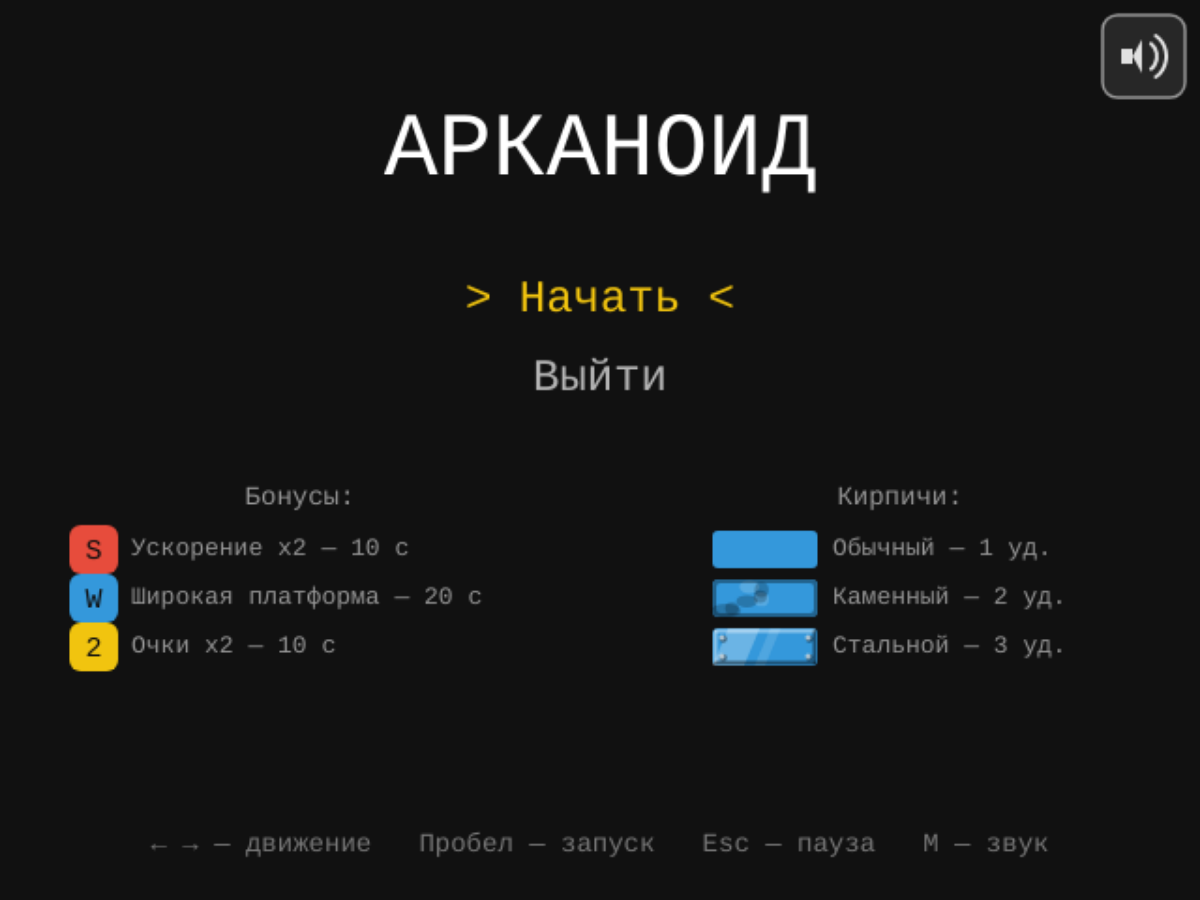
Frame 1 (no input)
Frame 60 (no input): identical to frame 1, image omitted
Frame 120 (the mouse pressed at the canvas centre since frame 60): identical to frame 1, image omitted

The p5.js sketch that drew this single still picture (run headless with seeded random() and noise() and a simulated clock; from frame 60 on, the mouse is pressed at the canvas centre):

// p5.js sketch
// ── sketch.js
// Арканоид на p5.js
// Клавиатура: стрелки влево/вправо — движение платформы, пробел — запуск мяча,
// стрелки вверх/вниз + Enter — навигация по меню, Esc — пауза, M — звук.
// Сенсорный экран: ведение пальцем — движение платформы, отпускание пальца —
// запуск мяча, тап по пунктам меню и экранным кнопкам (пауза и звук в углах).

const W = 640;
const H = 480;

// Состояния игры
const STATE = {
  MENU: 'menu',
  PLAY: 'play',
  PAUSE: 'pause',
  GAMEOVER: 'gameover',
  WIN: 'win',
  VICTORY: 'victory',
  EXIT: 'exit',
};

let state = STATE.MENU;
let menuIndex = 0;
let menuSamples = {}; // образцы кирпичей для легенды в меню (создаются один раз)
const menuItems = ['Начать', 'Выйти'];

let score = 0;
let lives = 3;
let level = 1;

let paddle, ball, bricks;

const BRICK_COLS = 10;
const BRICK_W = 56;
const BRICK_H = 20;
const BRICK_GAP = 6;
const BRICK_TOP = 70;
const ROW_COLORS = ['#e74c3c', '#e67e22', '#f1c40f', '#2ecc71', '#3498db', '#9b59b6'];
const ROW_POINTS = [60, 50, 40, 30, 20, 10];

// Типы кирпичей: сколько попаданий нужно, чтобы разбить
const BRICK_TYPES = {
  NORMAL: { label: 'Обычный', hp: 1 },
  STONE:  { label: 'Каменный', hp: 2 },
  STEEL:  { label: 'Стальной', hp: 3 },
};

// ---------- Уровни ----------
// layout: строки по BRICK_COLS символов, 'X' — кирпич, '.' — пусто
// weights: вероятности типов кирпичей на этом уровне
const LEVELS = [
  { // 1 — 20 кирпичей, только обычные
    layout: [
      '..XXXXXX..',
      '.XXXXXXXX.',
      '..XXXXXX..',
    ],
    weights: { NORMAL: 1 },
  },
  { // 2 — 30 кирпичей, появляются каменные
    layout: [
      '.XXXXXXXX.',
      'XXXXXXXXXX',
      '.XXXXXXXX.',
      '..XX..XX..',
    ],
    weights: { NORMAL: 0.8, STONE: 0.2 },
  },
  { // 3 — 40 кирпичей, появляются стальные
    layout: [
      'XXXXXXXXXX',
      'XXXXXXXXXX',
      'XX.XXXX.XX',
      'XX.XXXX.XX',
      '..XX..XX..',
    ],
    weights: { NORMAL: 0.6, STONE: 0.3, STEEL: 0.1 },
  },
  { // 4 — 50 кирпичей
    layout: [
      'XX.XXXX.XX',
      'XXXXXXXXXX',
      'XXXXXXXXXX',
      'XXXXXXXXXX',
      'XX.XXXX.XX',
      '.X.X..X.X.',
    ],
    weights: { NORMAL: 0.5, STONE: 0.3, STEEL: 0.2 },
  },
  { // 5 — 60 кирпичей, полная стена
    layout: [
      'XXXXXXXXXX',
      'XXXXXXXXXX',
      'XXXXXXXXXX',
      'XXXXXXXXXX',
      'XXXXXXXXXX',
      'XXXXXXXXXX',
    ],
    weights: { NORMAL: 0.4, STONE: 0.35, STEEL: 0.25 },
  },
];

// ---------- Бонусы ----------

const PADDLE_W = 100;
const PADDLE_W_WIDE = 160;
const POWERUP_CHANCE = 0.25; // шанс выпадения из кирпича
const POWERUP_FALL_SPEED = 2.5;
const POWERUP_SIZE = 26;

const POWERUPS = {
  SPEED:  { label: 'Ускорение x2', letter: 'S', color: '#e74c3c', duration: 10000, musicLayer: 'arp' },
  WIDE:   { label: 'Широкая платформа', letter: 'W', color: '#3498db', duration: 20000, musicLayer: 'pad' },
  DOUBLE: { label: 'Очки x2', letter: '2', color: '#f1c40f', duration: 10000, musicLayer: 'bells' },
};

let fallingPowerups = []; // капсулы, которые ещё падают
let activeEffects = {};   // тип -> оставшееся время (мс)

let canvasEl = null;

function setup() {
  canvasEl = createCanvas(W, H).elt;
  pixelDensity(min(window.devicePixelRatio || 1, 2));
  textFont('monospace');
  TouchInput.attach(canvasEl);
  fitCanvas();
  window.addEventListener('orientationchange', () => setTimeout(fitCanvas, 300));
  if (window.visualViewport) window.visualViewport.addEventListener('resize', fitCanvas);
  resetGame();
}

// Игра всегда рисуется в координатах W x H, а на экране холст растягивается
// под окно с сохранением пропорций — так поле целиком помещается на телефоне.
function fitCanvas() {
  if (!canvasEl) return;
  const vw = (window.visualViewport && window.visualViewport.width) || window.innerWidth;
  const vh = (window.visualViewport && window.visualViewport.height) || window.innerHeight;
  const scale = min(vw / W, vh / H);
  canvasEl.style.width = `${W * scale}px`;
  canvasEl.style.height = `${H * scale}px`;
}

function windowResized() {
  fitCanvas();
}

// Платформа центрируется по пальцу (или курсору)
function movePaddleTo(x) {
  if (!paddle) return;
  paddle.x = constrain(x - paddle.w / 2, 0, W - paddle.w);
}

function resetGame() {
  score = 0;
  lives = 3;
  level = 1;
  startLevel();
}

function startLevel() {
  paddle = {
    w: PADDLE_W,
    h: 14,
    x: W / 2 - PADDLE_W / 2,
    y: H - 40,
    speed: 7,
  };
  clearEffects();
  resetBall();
  buildBricks();
}

function resetBall() {
  ball = {
    r: 7,
    x: paddle.x + paddle.w / 2,
    y: paddle.y - 8,
    vx: 0,
    vy: 0,
    speed: 4 + level * 0.5, // базовая скорость без бонусов
    launched: false,
  };
}

function buildBricks() {
  bricks = [];
  const totalW = BRICK_COLS * BRICK_W + (BRICK_COLS - 1) * BRICK_GAP;
  const startX = (W - totalW) / 2;
  const lvl = LEVELS[level - 1];
  for (let r = 0; r < lvl.layout.length; r++) {
    for (let c = 0; c < BRICK_COLS; c++) {
      if (lvl.layout[r][c] !== 'X') continue;
      bricks.push(makeBrick(
        startX + c * (BRICK_W + BRICK_GAP),
        BRICK_TOP + r * (BRICK_H + BRICK_GAP),
        ROW_COLORS[r % ROW_COLORS.length],
        ROW_POINTS[r % ROW_POINTS.length],
        randomBrickType(lvl.weights)
      ));
    }
  }
}

function randomBrickType(weights) {
  let roll = random();
  for (const [type, w] of Object.entries(weights)) {
    roll -= w;
    if (roll <= 0) return type;
  }
  return 'NORMAL';
}

function makeBrick(x, y, color, points, type) {
  const hp = BRICK_TYPES[type].hp;
  const b = {
    x, y, w: BRICK_W, h: BRICK_H,
    color, points, type,
    hp, maxHp: hp,
    alive: true,
    cracks: [],   // массив трещин, каждая — ломаная из точек {x, y} (относительно кирпича)
    texture: [],  // пятна для каменной текстуры
  };
  if (type === 'STONE') {
    // Случайные тёмные/светлые пятна, генерируются один раз
    for (let i = 0; i < 7; i++) {
      b.texture.push({
        x: random(4, b.w - 4),
        y: random(3, b.h - 3),
        rx: random(3, 8),
        ry: random(2, 4),
        dark: random() < 0.7,
      });
    }
  }
  return b;
}

// Добавляет новую трещину: ломаная от края кирпича внутрь
function addCrack(b) {
  const pts = [];
  // Стартуем с случайной стороны
  const side = floor(random(4));
  let x, y;
  if (side === 0) { x = random(b.w); y = 0; }
  else if (side === 1) { x = b.w; y = random(b.h); }
  else if (side === 2) { x = random(b.w); y = b.h; }
  else { x = 0; y = random(b.h); }
  pts.push({ x, y });

  // Направление к центру с шумом
  const cx = b.w / 2 + random(-b.w / 4, b.w / 4);
  const cy = b.h / 2 + random(-b.h / 4, b.h / 4);
  const segments = floor(random(3, 6));
  for (let i = 1; i <= segments; i++) {
    const t = i / segments;
    const nx = lerp(x, cx, t) + random(-5, 5);
    const ny = lerp(y, cy, t) + random(-3, 3);
    pts.push({ x: constrain(nx, 0, b.w), y: constrain(ny, 0, b.h) });
  }
  // Небольшое ответвление
  if (random() < 0.6 && pts.length >= 3) {
    const from = pts[floor(random(1, pts.length - 1))];
    pts.branch = [
      { x: from.x, y: from.y },
      { x: constrain(from.x + random(-10, 10), 0, b.w), y: constrain(from.y + random(-6, 6), 0, b.h) },
    ];
  }
  b.cracks.push(pts);
}

// Попадание по кирпичу; возвращает true, если кирпич разбит
function hitBrick(b) {
  b.hp--;
  if (b.hp <= 0) {
    b.alive = false;
    return true;
  }
  addCrack(b);
  return false;
}

// ---------- Логика бонусов ----------

function isActive(type) {
  return activeEffects[type] > 0;
}

// Текущая скорость мяча с учётом бонуса
function ballSpeed() {
  return ball.speed * (isActive('SPEED') ? 2 : 1);
}

function clearEffects() {
  fallingPowerups = [];
  for (const type of Object.keys(activeEffects)) deactivate(type);
  activeEffects = {};
}

function spawnPowerup(brick) {
  const types = Object.keys(POWERUPS);
  fallingPowerups.push({
    type: random(types),
    x: brick.x + brick.w / 2,
    y: brick.y + brick.h / 2,
  });
}

function activate(type) {
  const wasActive = isActive(type);
  activeEffects[type] = POWERUPS[type].duration;
  if (wasActive) return; // просто обновили таймер
  Music.setLayer(POWERUPS[type].musicLayer, true);

  switch (type) {
    case 'SPEED':
      ball.vx *= 2;
      ball.vy *= 2;
      break;
    case 'WIDE': {
      const cx = paddle.x + paddle.w / 2;
      paddle.w = PADDLE_W_WIDE;
      paddle.x = constrain(cx - paddle.w / 2, 0, W - paddle.w);
      break;
    }
  }
}

function deactivate(type) {
  Music.setLayer(POWERUPS[type].musicLayer, false);
  switch (type) {
    case 'SPEED':
      ball.vx /= 2;
      ball.vy /= 2;
      break;
    case 'WIDE': {
      const cx = paddle.x + paddle.w / 2;
      paddle.w = PADDLE_W;
      paddle.x = constrain(cx - paddle.w / 2, 0, W - paddle.w);
      break;
    }
  }
}

function updatePowerups() {
  // Таймеры активных эффектов (тикают только во время игры)
  for (const type of Object.keys(activeEffects)) {
    activeEffects[type] -= deltaTime;
    if (activeEffects[type] <= 0) {
      delete activeEffects[type];
      deactivate(type);
      Sfx.play('powerupEnd');
    }
  }

  // Падающие капсулы
  for (let i = fallingPowerups.length - 1; i >= 0; i--) {
    const p = fallingPowerups[i];
    p.y += POWERUP_FALL_SPEED;

    const caught =
      p.y + POWERUP_SIZE / 2 >= paddle.y &&
      p.y - POWERUP_SIZE / 2 <= paddle.y + paddle.h &&
      p.x + POWERUP_SIZE / 2 >= paddle.x &&
      p.x - POWERUP_SIZE / 2 <= paddle.x + paddle.w;

    if (caught) {
      activate(p.type);
      Sfx.play('powerup');
      fallingPowerups.splice(i, 1);
    } else if (p.y - POWERUP_SIZE / 2 > H) {
      fallingPowerups.splice(i, 1);
    }
  }
}

// ---------- Основной цикл ----------

let lastMusicState = null;

// Реакция музыки на смену состояния игры
function updateMusic() {
  Music.tick();
  if (state === lastMusicState) return;
  lastMusicState = state;
  switch (state) {
    case STATE.MENU:
      Music.resetLayers();
      Music.setDuck(false);
      Music.start();
      break;
    case STATE.PLAY:
      Music.setDuck(false);
      Music.start();
      break;
    case STATE.PAUSE:
    case STATE.WIN:
      Music.setDuck(true);
      break;
    case STATE.GAMEOVER:
    case STATE.VICTORY:
    case STATE.EXIT:
      Music.stop();
      break;
  }
}

function draw() {
  background(17);
  updateMusic();
  switch (state) {
    case STATE.MENU: drawMenu(); break;
    case STATE.PLAY: updateGame(); drawGame(); break;
    case STATE.PAUSE: drawGame(); drawOverlay('ПАУЗА', hint('', 'Esc — продолжить, Enter — в меню')); break;
    case STATE.GAMEOVER: drawGame(); drawOverlay('ИГРА ОКОНЧЕНА', hint(`Очки: ${score}`, 'Enter — в меню')); break;
    case STATE.WIN: drawGame(); drawOverlay('УРОВЕНЬ ПРОЙДЕН!', hint(`Очки: ${score}`, `Enter — уровень ${level + 1}`)); break;
    case STATE.VICTORY: drawGame(); drawOverlay('ПОБЕДА!', hint(`Все ${LEVELS.length} уровней пройдены. Очки: ${score}`, 'Enter — в меню')); break;
    case STATE.EXIT: drawExit(); break;
  }
  drawUiButtons();
}

// На сенсорном экране вместо подсказок про клавиши работают экранные кнопки
function hint(info, keys) {
  if (TouchInput.isTouch()) return info;
  return info ? `${info}   ${keys}` : keys;
}

// ---------- Меню ----------

function drawMenu() {
  textAlign(CENTER, CENTER);
  fill(255);
  textSize(48);
  text('АРКАНОИД', W / 2, 80);

  textSize(24);
  for (let i = 0; i < menuItems.length; i++) {
    const selected = i === menuIndex;
    fill(selected ? '#f1c40f' : 180);
    text((selected ? '> ' : '  ') + menuItems[i] + (selected ? ' <' : '  '), W / 2, 160 + i * 42);
  }

  // Легенда бонусов (слева)
  textSize(14);
  fill(150);
  text('Бонусы:', W / 4, 265);
  const types = Object.keys(POWERUPS);
  for (let i = 0; i < types.length; i++) {
    const p = POWERUPS[types[i]];
    const y = 293 + i * 26;
    drawCapsule(W / 4 - 110, y, types[i]);
    fill(150);
    textSize(13);
    textAlign(LEFT, CENTER);
    text(`${p.label} — ${p.duration / 1000} c`, W / 4 - 90, y);
    textAlign(CENTER, CENTER);
  }

  // Легенда кирпичей (справа)
  textSize(14);
  fill(150);
  text('Кирпичи:', W * 3 / 4, 265);
  const btypes = Object.keys(BRICK_TYPES);
  for (let i = 0; i < btypes.length; i++) {
    const def = BRICK_TYPES[btypes[i]];
    const y = 293 + i * 26;
    if (!menuSamples[btypes[i]]) menuSamples[btypes[i]] = makeBrick(W * 3 / 4 - 100, y - BRICK_H / 2, '#3498db', 0, btypes[i]);
    drawBrick(menuSamples[btypes[i]]);
    noStroke();
    fill(150);
    textSize(13);
    textAlign(LEFT, CENTER);
    text(`${def.label} — ${def.hp} уд.`, W * 3 / 4 - 36, y);
    textAlign(CENTER, CENTER);
  }

  fill(120);
  textSize(14);
  text(
    TouchInput.isTouch()
      ? 'Тап — выбор   Ведите пальцем — платформа   Отпустить — запуск'
      : '← → — движение   Пробел — запуск   Esc — пауза   M — звук',
    W / 2, H - 30
  );
}

function drawExit() {
  textAlign(CENTER, CENTER);
  fill(200);
  textSize(28);
  text('Спасибо за игру!', W / 2, H / 2 - 20);
  textSize(16);
  fill(120);
  text(hint('', 'Enter — вернуться в меню'), W / 2, H / 2 + 24);
}

// ---------- Игра ----------

function updateGame() {
  // Платформа
  if (keyIsDown(LEFT_ARROW)) paddle.x -= paddle.speed;
  if (keyIsDown(RIGHT_ARROW)) paddle.x += paddle.speed;
  paddle.x = constrain(paddle.x, 0, W - paddle.w);

  updatePowerups();

  // Мяч на платформе до запуска
  if (!ball.launched) {
    ball.x = paddle.x + paddle.w / 2;
    ball.y = paddle.y - ball.r - 1;
    return;
  }

  ball.x += ball.vx;
  ball.y += ball.vy;

  // Стены
  if (ball.x - ball.r <= 0) { ball.x = ball.r; ball.vx = abs(ball.vx); Sfx.play('wall'); }
  if (ball.x + ball.r >= W) { ball.x = W - ball.r; ball.vx = -abs(ball.vx); Sfx.play('wall'); }
  if (ball.y - ball.r <= 0) { ball.y = ball.r; ball.vy = abs(ball.vy); Sfx.play('wall'); }

  // Платформа
  if (
    ball.vy > 0 &&
    ball.y + ball.r >= paddle.y &&
    ball.y - ball.r <= paddle.y + paddle.h &&
    ball.x >= paddle.x &&
    ball.x <= paddle.x + paddle.w
  ) {
    // Угол отскока зависит от точки удара
    const hit = (ball.x - (paddle.x + paddle.w / 2)) / (paddle.w / 2); // -1..1
    const angle = hit * radians(60);
    const s = ballSpeed();
    ball.vx = s * sin(angle);
    ball.vy = -s * cos(angle);
    ball.y = paddle.y - ball.r - 1;
    Sfx.play('paddle');
  }

  // Кирпичи
  for (const b of bricks) {
    if (!b.alive) continue;
    if (
      ball.x + ball.r > b.x &&
      ball.x - ball.r < b.x + b.w &&
      ball.y + ball.r > b.y &&
      ball.y - ball.r < b.y + b.h
    ) {
      if (hitBrick(b)) {
        // Прочные кирпичи дают больше очков
        score += b.points * b.maxHp * (isActive('DOUBLE') ? 2 : 1);
        if (random() < POWERUP_CHANCE) spawnPowerup(b);
        Sfx.play({ NORMAL: 'brickNormalBreak', STONE: 'brickStoneBreak', STEEL: 'brickSteelBreak' }[b.type]);
      } else {
        Sfx.play({ STONE: 'brickStoneHit', STEEL: 'brickSteelHit' }[b.type]);
      }

      // Определяем сторону удара по глубине проникновения
      const overlapLeft = ball.x + ball.r - b.x;
      const overlapRight = b.x + b.w - (ball.x - ball.r);
      const overlapTop = ball.y + ball.r - b.y;
      const overlapBottom = b.y + b.h - (ball.y - ball.r);
      const minX = min(overlapLeft, overlapRight);
      const minY = min(overlapTop, overlapBottom);
      if (minX < minY) ball.vx = -ball.vx;
      else ball.vy = -ball.vy;
      break;
    }
  }

  // Победа
  if (bricks.every(b => !b.alive)) {
    state = level >= LEVELS.length ? STATE.VICTORY : STATE.WIN;
    Sfx.play(state === STATE.VICTORY ? 'victory' : 'levelWin');
    return;
  }

  // Потеря мяча
  if (ball.y - ball.r > H) {
    lives--;
    if (lives <= 0) {
      state = STATE.GAMEOVER;
      Sfx.play('gameOver');
    } else {
      clearEffects();
      resetBall();
      Sfx.play('loseLife');
    }
  }
}

function launchBall() {
  if (ball.launched) return;
  ball.launched = true;
  Sfx.play('launch');
  const angle = random(-PI / 6, PI / 6);
  const s = ballSpeed();
  ball.vx = s * sin(angle);
  ball.vy = -s * cos(angle);
}

function drawCapsule(x, y, type) {
  const p = POWERUPS[type];
  noStroke();
  fill(p.color);
  rect(x - POWERUP_SIZE / 2, y - POWERUP_SIZE / 2, POWERUP_SIZE, POWERUP_SIZE, 6);
  fill(17);
  textSize(15);
  textAlign(CENTER, CENTER);
  text(p.letter, x, y + 1);
}

function drawBrick(b) {
  push();
  translate(b.x, b.y);

  // Основной цвет — общий для всех типов
  noStroke();
  fill(b.color);
  rect(0, 0, b.w, b.h, 3);

  if (b.type === 'STONE') {
    // Шероховатая каменная текстура: пятна поверх основного цвета
    for (const t of b.texture) {
      fill(t.dark ? color(0, 0, 0, 55) : color(255, 255, 255, 45));
      ellipse(t.x, t.y, t.rx * 2, t.ry * 2);
    }
    // Грубая тёмная кромка
    noFill();
    stroke(0, 0, 0, 90);
    strokeWeight(2);
    rect(1, 1, b.w - 2, b.h - 2, 3);
  } else if (b.type === 'STEEL') {
    // Металлический блик — светлая диагональная полоса
    noStroke();
    fill(255, 255, 255, 70);
    beginShape();
    vertex(b.w * 0.15, 0);
    vertex(b.w * 0.45, 0);
    vertex(b.w * 0.30, b.h);
    vertex(b.w * 0.0, b.h);
    endShape(CLOSE);
    fill(255, 255, 255, 35);
    beginShape();
    vertex(b.w * 0.55, 0);
    vertex(b.w * 0.65, 0);
    vertex(b.w * 0.50, b.h);
    vertex(b.w * 0.40, b.h);
    endShape(CLOSE);
    // Фаска: светлый верх/лево, тёмный низ/право
    strokeWeight(2);
    stroke(255, 255, 255, 110);
    line(2, 1.5, b.w - 2, 1.5);
    line(1.5, 2, 1.5, b.h - 2);
    stroke(0, 0, 0, 120);
    line(2, b.h - 1.5, b.w - 2, b.h - 1.5);
    line(b.w - 1.5, 2, b.w - 1.5, b.h - 2);
    // Заклёпки по углам
    noStroke();
    for (const [rx, ry] of [[5, 5], [b.w - 5, 5], [5, b.h - 5], [b.w - 5, b.h - 5]]) {
      fill(0, 0, 0, 110);
      circle(rx + 0.7, ry + 0.7, 4);
      fill(255, 255, 255, 160);
      circle(rx, ry, 3);
    }
  }

  // Трещины: тёмная линия + светлая подсветка рядом для объёма
  if (b.cracks.length > 0) {
    noFill();
    for (const crack of b.cracks) {
      for (const [col, weight, off] of [[color(255, 255, 255, 70), 1.5, 0.8], [color(0, 0, 0, 200), 1.5, 0]]) {
        stroke(col);
        strokeWeight(weight);
        beginShape();
        for (const p of crack) vertex(p.x + off, p.y + off);
        endShape();
        if (crack.branch) line(crack.branch[0].x + off, crack.branch[0].y + off, crack.branch[1].x + off, crack.branch[1].y + off);
      }
    }
  }

  pop();
}

function drawGame() {
  // Кирпичи
  for (const b of bricks) {
    if (b.alive) drawBrick(b);
  }
  noStroke();

  // Падающие бонусы
  for (const p of fallingPowerups) drawCapsule(p.x, p.y, p.type);

  // Платформа
  fill(isActive('WIDE') ? POWERUPS.WIDE.color : 220);
  rect(paddle.x, paddle.y, paddle.w, paddle.h, 6);

  // Мяч
  fill(isActive('SPEED') ? POWERUPS.SPEED.color : 255);
  circle(ball.x, ball.y, ball.r * 2);

  // HUD — первая строка
  fill(255);
  textSize(16);
  textAlign(LEFT, TOP);
  text(`Очки: ${score}`, BTN_MARGIN * 2 + BTN_SIZE, 10);
  textAlign(CENTER, TOP);
  text(`Уровень ${level}/${LEVELS.length}`, W / 2, 10);
  textAlign(RIGHT, TOP);
  text('Жизни: ' + '●'.repeat(lives), W - BTN_MARGIN * 2 - BTN_SIZE, 10);

  // HUD — вторая строка: активные бонусы
  drawActiveEffects();

  if (state === STATE.PLAY && !ball.launched) {
    fill(160);
    textSize(14);
    textAlign(CENTER, CENTER);
    text(TouchInput.isTouch() ? 'Коснитесь поля и отпустите — запуск мяча' : 'Пробел — запустить мяч', W / 2, H / 2 + 40);
  }
}

function drawActiveEffects() {
  const types = Object.keys(activeEffects);
  if (types.length === 0) return;

  textSize(13);
  textAlign(LEFT, CENTER);
  const y = 44;
  const barW = 80;
  const barH = 6;
  const gap = 40;

  // Считаем общую ширину, чтобы отцентровать (иконка + полоска + текст "20с" + отступ)
  const itemW = 18 + 6 + barW + 4 + 28 + gap;
  let x = W / 2 - (types.length * itemW - gap) / 2;

  for (const type of types) {
    const p = POWERUPS[type];
    const left = activeEffects[type];
    const frac = constrain(left / p.duration, 0, 1);

    // Иконка
    noStroke();
    fill(p.color);
    rect(x, y - 9, 18, 18, 4);
    fill(17);
    textAlign(CENTER, CENTER);
    text(p.letter, x + 9, y + 1);

    // Полоска времени + секунды
    fill(60);
    rect(x + 24, y - barH / 2, barW, barH, 3);
    fill(p.color);
    rect(x + 24, y - barH / 2, barW * frac, barH, 3);
    fill(220);
    textAlign(LEFT, CENTER);
    text(`${ceil(left / 1000)}c`, x + 24 + barW + 4, y);

    x += itemW;
  }
}

function drawOverlay(title, subtitle) {
  fill(0, 0, 0, 170);
  rect(0, 0, W, H);
  textAlign(CENTER, CENTER);
  fill(255);
  textSize(36);
  text(title, W / 2, H / 2 - 20);
  textSize(16);
  fill(200);
  text(subtitle, W / 2, H / 2 + 24);
}

// ---------- Экранные кнопки ----------
// Прямоугольники кнопок описаны в одном месте: по ним и рисуем, и ловим касания.

const BTN_SIZE = 44;   // размер кнопки, комфортный для пальца
const BTN_MARGIN = 8;

function uiButtons() {
  const list = [];

  // Пункты меню — невидимые области поверх текста
  if (state === STATE.MENU) {
    for (let i = 0; i < menuItems.length; i++) {
      list.push({
        x: W / 2 - 130, y: 160 + i * 42 - 21, w: 260, h: 42,
        hitOnly: true,
        action: () => { menuIndex = i; confirmAction(); },
      });
    }
  }

  // Пауза — только во время игры: из паузы выходят кнопками оверлея
  if (state === STATE.PLAY) {
    list.push({
      x: BTN_MARGIN, y: BTN_MARGIN, w: BTN_SIZE, h: BTN_SIZE,
      icon: 'pause',
      action: togglePause,
    });
  }

  // Звук — на всех экранах, кроме экрана выхода
  if (state !== STATE.EXIT) {
    list.push({
      x: W - BTN_MARGIN - BTN_SIZE, y: BTN_MARGIN, w: BTN_SIZE, h: BTN_SIZE,
      icon: 'sound',
      action: () => { Sfx.toggleMute(); Sfx.play('menuSelect'); },
    });
  }

  // Кнопки поверх затемнения
  const overlay = {
    [STATE.PAUSE]: [['Продолжить', togglePause], ['В меню', confirmAction]],
    [STATE.WIN]: [['Дальше', confirmAction]],
    [STATE.GAMEOVER]: [['В меню', confirmAction]],
    [STATE.VICTORY]: [['В меню', confirmAction]],
    [STATE.EXIT]: [['В меню', confirmAction]],
  }[state];
  if (overlay) {
    const w = 180, h = 46, gap = 16;
    let x = W / 2 - (overlay.length * (w + gap) - gap) / 2;
    for (const [label, action] of overlay) {
      list.push({ x, y: H / 2 + 58, w, h, label, action });
      x += w + gap;
    }
  }

  return list;
}

function drawUiButtons() {
  const held = TouchInput.heldButton();
  for (const b of uiButtons()) {
    if (b.hitOnly) continue;
    drawButton(b, !!held && held.x === b.x && held.y === b.y);
  }
}

function drawButton(b, active) {
  push();
  noStroke();
  fill(255, 255, 255, active ? 60 : 24);
  rect(b.x, b.y, b.w, b.h, 8);
  noFill();
  stroke(active ? 240 : 150);
  strokeWeight(1.5);
  rect(b.x, b.y, b.w, b.h, 8);

  const cx = b.x + b.w / 2;
  const cy = b.y + b.h / 2;
  noStroke();
  fill(active ? 255 : 225);
  if (b.label) {
    textSize(16);
    textAlign(CENTER, CENTER);
    text(b.label, cx, cy + 1);
  } else if (b.icon === 'pause') {
    rect(cx - 7, cy - 9, 5, 18, 1);
    rect(cx + 2, cy - 9, 5, 18, 1);
  } else if (b.icon === 'sound') {
    drawSoundIcon(cx, cy, active ? 255 : 225);
  }
  pop();
}

// Динамик: со звуковыми волнами или перечёркнутый, если звук выключен
function drawSoundIcon(cx, cy, c) {
  noStroke();
  fill(c);
  rect(cx - 12, cy - 4, 6, 8);
  triangle(cx - 6, cy, cx - 1, cy - 9, cx - 1, cy + 9);

  noFill();
  stroke(c);
  strokeWeight(2);
  if (Sfx.isMuted()) {
    line(cx + 4, cy - 6, cx + 13, cy + 3);
    line(cx + 13, cy - 6, cx + 4, cy + 3);
  } else {
    arc(cx, cy, 14, 16, -PI / 3, PI / 3);
    arc(cx, cy, 24, 26, -PI / 3, PI / 3);
  }
}

// ---------- Ввод ----------

// Подтверждение: Enter с клавиатуры, кнопка оверлея или тап по экрану
function confirmAction() {
  Sfx.play('menuSelect');
  switch (state) {
    case STATE.MENU:
      if (menuIndex === 0) { resetGame(); state = STATE.PLAY; }
      else state = STATE.EXIT;
      break;
    case STATE.WIN:
      level++;
      startLevel();
      state = STATE.PLAY;
      break;
    case STATE.PAUSE:
    case STATE.GAMEOVER:
    case STATE.VICTORY:
    case STATE.EXIT:
      state = STATE.MENU;
      break;
  }
}

function togglePause() {
  if (state === STATE.PLAY) state = STATE.PAUSE;
  else if (state === STATE.PAUSE) state = STATE.PLAY;
  else return;
  TouchInput.reset(); // палец мог вести платформу до паузы
  Sfx.play('menuMove');
}

function keyPressed() {
  // Аудиоконтекст можно создать только после действия пользователя
  Sfx.init();
  TouchInput.noteKeyboard();

  if (key === 'm' || key === 'M' || key === 'ь' || key === 'Ь') {
    Sfx.toggleMute();
    return;
  }

  switch (state) {
    case STATE.MENU:
      if (keyCode === UP_ARROW) { menuIndex = (menuIndex - 1 + menuItems.length) % menuItems.length; Sfx.play('menuMove'); }
      else if (keyCode === DOWN_ARROW) { menuIndex = (menuIndex + 1) % menuItems.length; Sfx.play('menuMove'); }
      else if (keyCode === ENTER) confirmAction();
      break;

    case STATE.PLAY:
      if (key === ' ') launchBall();
      else if (keyCode === ESCAPE) togglePause();
      break;

    case STATE.PAUSE:
      if (keyCode === ESCAPE) togglePause();
      else if (keyCode === ENTER) confirmAction();
      break;

    case STATE.GAMEOVER:
    case STATE.WIN:
    case STATE.VICTORY:
    case STATE.EXIT:
      if (keyCode === ENTER) confirmAction();
      break;
  }
  // Не даём стрелкам/пробелу скроллить страницу
  if ([UP_ARROW, DOWN_ARROW, LEFT_ARROW, RIGHT_ARROW, 32].includes(keyCode)) return false;
}

// ── music.js
// Фоновая музыка — пошаговый секвенсор на Web Audio API.
// 8 тактов в ля миноре, 128 BPM, зациклено. Слои включаются/выключаются
// через отдельные gain-узлы: Music.setLayer('arp', true).
//
// Слои:
//   bass, drums, melody — базовые, всегда играют
//   arp   — быстрый арпеджио + хай-хэты 16-ми   (бонус «Ускорение»)
//   pad   — тянущиеся аккорды                    (бонус «Широкая платформа»)
//   bells — колокольчики на слабых долях          (бонус «Очки x2»)

const Music = (() => {
  const BPM = 128;
  const BARS = 8;
  const STEPS_PER_BAR = 16;           // 16-е ноты
  const TOTAL_STEPS = BARS * STEPS_PER_BAR;
  const STEP_DUR = 60 / BPM / 4;      // длительность 16-й в секундах
  const LOOKAHEAD_MS = 25;            // как часто планировщик просыпается
  const SCHEDULE_AHEAD = 0.12;        // на сколько секунд вперёд планируем

  let ctx = null;
  let out = null;                     // общий выход музыки
  let noiseBuffer = null;
  const layerGain = {};               // имя слоя -> GainNode
  const layerOn = { bass: true, drums: true, melody: true, arp: false, pad: false, bells: false };
  const LAYER_VOL = { bass: 1, drums: 1, melody: 1, arp: 1, pad: 1, bells: 1 };

  let timer = null;
  let playing = false;
  let wantPlaying = false;
  let step = 0;
  let nextStepTime = 0;
  let ducked = false;

  // ---------- Ноты ----------

  const NOTE_INDEX = { C: 0, 'C#': 1, D: 2, 'D#': 3, E: 4, F: 5, 'F#': 6, G: 7, 'G#': 8, A: 9, 'A#': 10, B: 11 };
  function midi(name) {
    const m = name.match(/^([A-G]#?)(-?\d)$/);
    return NOTE_INDEX[m[1]] + (parseInt(m[2], 10) + 1) * 12;
  }
  function freq(m) {
    return 440 * Math.pow(2, (m - 69) / 12);
  }

  // Аккорды по тактам: Am F C G | Am F C E  (E мажор — доминанта, тянет обратно в Am)
  const CHORDS = [
    ['A', 'C', 'E'], ['F', 'A', 'C'], ['C', 'E', 'G'], ['G', 'B', 'D'],
    ['A', 'C', 'E'], ['F', 'A', 'C'], ['C', 'E', 'G'], ['E', 'G#', 'B'],
  ];
  const BASS_ROOTS = ['A2', 'F2', 'C3', 'G2', 'A2', 'F2', 'C3', 'E2'].map(midi);

  // Мелодия: [шаг, нота, длительность в шагах]
  const MELODY = [
    // такт 1 (Am)
    [0, 'E5', 4], [4, 'C5', 2], [6, 'D5', 2], [8, 'E5', 4], [12, 'A4', 4],
    // такт 2 (F)
    [16, 'C5', 4], [20, 'A4', 2], [22, 'C5', 2], [24, 'F5', 6],
    // такт 3 (C)
    [32, 'E5', 4], [36, 'G5', 4], [40, 'E5', 2], [42, 'D5', 2], [44, 'C5', 4],
    // такт 4 (G)
    [48, 'D5', 4], [52, 'B4', 2], [54, 'D5', 2], [56, 'G5', 4], [60, 'D5', 4],
    // такт 5 (Am)
    [64, 'E5', 4], [68, 'C5', 2], [70, 'D5', 2], [72, 'E5', 4], [76, 'A5', 4],
    // такт 6 (F)
    [80, 'G5', 4], [84, 'F5', 2], [86, 'E5', 2], [88, 'F5', 6],
    // такт 7 (C)
    [96, 'E5', 4], [100, 'D5', 2], [102, 'C5', 2], [104, 'G4', 4], [108, 'C5', 4],
    // такт 8 (E) — подводка к началу
    [112, 'B4', 4], [116, 'G#4', 4], [120, 'B4', 3], [123, 'D5', 1], [124, 'E5', 2], [126, 'D5', 2],
  ].map(([s, n, d]) => [s, midi(n), d]);
  const melodyByStep = {};
  for (const [s, m, d] of MELODY) melodyByStep[s] = [m, d];

  // Бас: рисунок восьмыми внутри такта (смещение от корня в полутонах, null — пауза)
  const BASS_PATTERN = [0, null, 0, null, 12, null, 0, null, 0, null, 7, null, 12, null, 0, null];

  // Арпеджио: индексы нот аккорда (3 = корень на октаву выше и т.д.)
  const ARP_PATTERN = [0, 1, 2, 3, 4, 3, 2, 1, 0, 1, 2, 3, 5, 4, 3, 2];

  // ---------- Инициализация ----------

  function init(audioCtx, destination) {
    if (ctx) return;
    ctx = audioCtx;
    out = ctx.createGain();
    out.gain.value = 0;
    out.connect(destination);

    for (const name of Object.keys(layerOn)) {
      const g = ctx.createGain();
      g.gain.value = layerOn[name] ? LAYER_VOL[name] : 0;
      g.connect(out);
      layerGain[name] = g;
    }

    noiseBuffer = ctx.createBuffer(1, ctx.sampleRate, ctx.sampleRate);
    const d = noiseBuffer.getChannelData(0);
    for (let i = 0; i < d.length; i++) d[i] = Math.random() * 2 - 1;
  }

  // ---------- Инструменты ----------

  function note(layer, { type = 'square', f, t, dur, vol = 0.2, attack = 0.005, release = 0.03, lp = null, detune = 0 }) {
    const osc = ctx.createOscillator();
    const g = ctx.createGain();
    osc.type = type;
    osc.frequency.value = f;
    osc.detune.value = detune;
    g.gain.setValueAtTime(0.0001, t);
    g.gain.linearRampToValueAtTime(vol, t + attack);
    g.gain.setValueAtTime(vol, Math.max(t + attack, t + dur - release));
    g.gain.exponentialRampToValueAtTime(0.0001, t + dur);
    let chain = osc;
    if (lp) {
      const filter = ctx.createBiquadFilter();
      filter.type = 'lowpass';
      filter.frequency.value = lp;
      chain.connect(filter);
      chain = filter;
    }
    chain.connect(g).connect(layerGain[layer]);
    osc.start(t);
    osc.stop(t + dur + 0.02);
  }

  // Ударный с экспоненциальным затуханием (для колокольчиков и т.п.)
  function pluck(layer, { type = 'sine', f, t, dur, vol = 0.2 }) {
    const osc = ctx.createOscillator();
    const g = ctx.createGain();
    osc.type = type;
    osc.frequency.value = f;
    g.gain.setValueAtTime(vol, t);
    g.gain.exponentialRampToValueAtTime(0.0001, t + dur);
    osc.connect(g).connect(layerGain[layer]);
    osc.start(t);
    osc.stop(t + dur + 0.02);
  }

  function noiseHit(layer, { t, dur, vol, filterType = 'highpass', filterFreq = 6000 }) {
    const src = ctx.createBufferSource();
    src.buffer = noiseBuffer;
    const filter = ctx.createBiquadFilter();
    filter.type = filterType;
    filter.frequency.value = filterFreq;
    const g = ctx.createGain();
    g.gain.setValueAtTime(vol, t);
    g.gain.exponentialRampToValueAtTime(0.0001, t + dur);
    src.connect(filter).connect(g).connect(layerGain[layer]);
    src.start(t);
    src.stop(t + dur + 0.02);
  }

  function kick(t) {
    const osc = ctx.createOscillator();
    const g = ctx.createGain();
    osc.frequency.setValueAtTime(150, t);
    osc.frequency.exponentialRampToValueAtTime(40, t + 0.12);
    g.gain.setValueAtTime(0.7, t);
    g.gain.exponentialRampToValueAtTime(0.0001, t + 0.18);
    osc.connect(g).connect(layerGain.drums);
    osc.start(t);
    osc.stop(t + 0.2);
  }

  function snare(t) {
    noiseHit('drums', { t, dur: 0.12, vol: 0.35, filterType: 'bandpass', filterFreq: 1800 });
    pluck('drums', { type: 'triangle', f: 200, t, dur: 0.08, vol: 0.25 });
  }

  function hat(layer, t, vol) {
    noiseHit(layer, { t, dur: 0.03, vol, filterType: 'highpass', filterFreq: 8000 });
  }

  // ---------- Планировщик ----------

  function scheduleStep(s, t) {
    const bar = Math.floor(s / STEPS_PER_BAR);
    const inBar = s % STEPS_PER_BAR;
    const chord = CHORDS[bar];
    const chordMidi = chord.map(n => midi(n + '4'));

    // Ударные (базовый слой): бочка на 1 и 3, малый на 2 и 4, хэты по восьмым
    if (inBar === 0 || inBar === 8) kick(t);
    if (inBar === 10 && bar % 2 === 1) kick(t); // синкопа в конце чётных тактов
    if (inBar === 4 || inBar === 12) snare(t);
    if (inBar % 4 === 2) hat('drums', t, 0.12);

    // Бас
    const bassOff = BASS_PATTERN[inBar];
    if (bassOff !== null) {
      note('bass', { type: 'square', f: freq(BASS_ROOTS[bar] + bassOff), t, dur: STEP_DUR * 1.8, vol: 0.28, lp: 500 });
    }

    // Мелодия
    if (melodyByStep[s]) {
      const [m, d] = melodyByStep[s];
      note('melody', { type: 'square', f: freq(m), t, dur: STEP_DUR * d * 0.9, vol: 0.13, attack: 0.01, release: 0.05, lp: 2600 });
    }

    // Арпеджио + хэты 16-ми (слой arp)
    const arpIdx = ARP_PATTERN[inBar];
    const arpMidi = chordMidi[arpIdx % 3] + 12 * Math.floor(arpIdx / 3) + 12;
    pluck('arp', { type: 'square', f: freq(arpMidi), t, dur: STEP_DUR * 0.9, vol: 0.07 });
    if (inBar % 2 === 1) hat('arp', t, 0.08);

    // Пад: тянущийся аккорд на весь такт (слой pad)
    if (inBar === 0) {
      chordMidi.forEach((m, i) => {
        note('pad', { type: 'triangle', f: freq(m - 12), t, dur: STEP_DUR * STEPS_PER_BAR, vol: 0.09, attack: 0.25, release: 0.4, lp: 1200, detune: i === 1 ? 6 : -6 });
        note('pad', { type: 'sawtooth', f: freq(m), t, dur: STEP_DUR * STEPS_PER_BAR, vol: 0.03, attack: 0.3, release: 0.4, lp: 900 });
      });
    }

    // Колокольчики на слабых восьмых (слой bells)
    if (inBar % 4 === 2) {
      const i = (Math.floor(inBar / 4) + bar) % 3;
      pluck('bells', { type: 'sine', f: freq(chordMidi[i] + 24), t, dur: STEP_DUR * 3, vol: 0.14 });
      pluck('bells', { type: 'sine', f: freq(chordMidi[i] + 24) * 3, t, dur: STEP_DUR * 1.2, vol: 0.03 }); // обертон для "стеклянности"
    }
  }

  function scheduler() {
    while (nextStepTime < ctx.currentTime + SCHEDULE_AHEAD) {
      scheduleStep(step, nextStepTime);
      nextStepTime += STEP_DUR;
      step = (step + 1) % TOTAL_STEPS;
    }
  }

  // ---------- Публичное API ----------

  function start() {
    wantPlaying = true;
    tick();
  }

  function stop() {
    wantPlaying = false;
    if (!playing) return;
    playing = false;
    clearInterval(timer);
    timer = null;
    out.gain.cancelScheduledValues(ctx.currentTime);
    out.gain.setTargetAtTime(0, ctx.currentTime, 0.08);
  }

  // Вызывать каждый кадр: запускает музыку, как только контекст готов
  function tick() {
    if (!ctx || !wantPlaying || playing) return;
    playing = true;
    step = 0;
    nextStepTime = ctx.currentTime + 0.05;
    out.gain.cancelScheduledValues(ctx.currentTime);
    out.gain.setTargetAtTime(ducked ? 0.3 : 1, ctx.currentTime, 0.1);
    timer = setInterval(scheduler, LOOKAHEAD_MS);
  }

  function setLayer(name, on) {
    layerOn[name] = on;
    if (!ctx) return;
    const g = layerGain[name].gain;
    g.cancelScheduledValues(ctx.currentTime);
    g.setTargetAtTime(on ? LAYER_VOL[name] : 0, ctx.currentTime, on ? 0.05 : 0.15);
  }

  function resetLayers() {
    for (const name of ['arp', 'pad', 'bells']) setLayer(name, false);
  }

  // Приглушить (пауза)
  function setDuck(on) {
    ducked = on;
    if (!ctx || !playing) return;
    out.gain.cancelScheduledValues(ctx.currentTime);
    out.gain.setTargetAtTime(on ? 0.3 : 1, ctx.currentTime, 0.1);
  }

  return {
    init, start, stop, tick, setLayer, resetLayers, setDuck,
    isPlaying: () => playing,
    activeLayers: () => Object.keys(layerOn).filter(k => layerOn[k]),
  };
})();

// ── sfx.js
// Звуковые эффекты — синтез через Web Audio API, без аудиофайлов.
// Использование: Sfx.init() после первого нажатия клавиши (требование браузеров),
// затем Sfx.play('имя'). Sfx.toggleMute() — выключить/включить звук.

const Sfx = (() => {
  let ctx = null;
  let master = null;
  let noiseBuffer = null;
  let muted = false;

  function init() {
    if (ctx) {
      if (ctx.state === 'suspended') ctx.resume();
      return;
    }
    const AC = window.AudioContext || window.webkitAudioContext;
    if (!AC) return;
    ctx = new AC();
    master = ctx.createGain();
    master.gain.value = 0.5;
    master.connect(ctx.destination);

    // Буфер белого шума длиной 1 с — для ударов о камень/сталь
    noiseBuffer = ctx.createBuffer(1, ctx.sampleRate, ctx.sampleRate);
    const data = noiseBuffer.getChannelData(0);
    for (let i = 0; i < data.length; i++) data[i] = Math.random() * 2 - 1;

    // Музыка идёт через тот же мастер-гейн, чтобы M глушила и её
    if (typeof Music !== 'undefined') Music.init(ctx, master);
  }

  function ready() {
    return ctx !== null && !muted;
  }

  // Тон с огибающей (атака → экспоненциальное затухание) и опциональным скольжением частоты
  function tone({ type = 'sine', freq = 440, freqEnd = null, dur = 0.1, vol = 0.3, delay = 0, attack = 0.005 }) {
    if (!ready()) return;
    const t0 = ctx.currentTime + delay;
    const osc = ctx.createOscillator();
    const gain = ctx.createGain();
    osc.type = type;
    osc.frequency.setValueAtTime(freq, t0);
    if (freqEnd) osc.frequency.exponentialRampToValueAtTime(freqEnd, t0 + dur);
    gain.gain.setValueAtTime(0.0001, t0);
    gain.gain.linearRampToValueAtTime(vol, t0 + attack);
    gain.gain.exponentialRampToValueAtTime(0.0001, t0 + dur);
    osc.connect(gain).connect(master);
    osc.start(t0);
    osc.stop(t0 + dur + 0.02);
  }

  // Шумовой всплеск через фильтр
  function noise({ dur = 0.1, vol = 0.3, filterFreq = 1000, filterType = 'lowpass', delay = 0 }) {
    if (!ready()) return;
    const t0 = ctx.currentTime + delay;
    const src = ctx.createBufferSource();
    src.buffer = noiseBuffer;
    const filter = ctx.createBiquadFilter();
    filter.type = filterType;
    filter.frequency.value = filterFreq;
    const gain = ctx.createGain();
    gain.gain.setValueAtTime(vol, t0);
    gain.gain.exponentialRampToValueAtTime(0.0001, t0 + dur);
    src.connect(filter).connect(gain).connect(master);
    src.start(t0);
    src.stop(t0 + dur + 0.02);
  }

  // Последовательность нот
  function arpeggio(freqs, { type = 'square', dur = 0.09, vol = 0.15, step = 0.06 } = {}) {
    freqs.forEach((f, i) => tone({ type, freq: f, dur, vol, delay: i * step }));
  }

  const sounds = {
    // Столкновения
    wall:   () => tone({ type: 'square', freq: 320, freqEnd: 260, dur: 0.04, vol: 0.10 }),
    paddle: () => {
      tone({ type: 'triangle', freq: 240, freqEnd: 160, dur: 0.09, vol: 0.35 });
      noise({ dur: 0.04, vol: 0.08, filterFreq: 600 });
    },

    // Кирпичи: "Hit" — повреждение, "Break" — разрушение
    brickNormalBreak: () => tone({ type: 'triangle', freq: 700, freqEnd: 350, dur: 0.10, vol: 0.30 }),
    brickStoneHit: () => {
      noise({ dur: 0.08, vol: 0.35, filterFreq: 900 });
      tone({ type: 'sine', freq: 180, freqEnd: 90, dur: 0.10, vol: 0.30 });
    },
    brickStoneBreak: () => {
      noise({ dur: 0.18, vol: 0.45, filterFreq: 1400 });
      tone({ type: 'sine', freq: 160, freqEnd: 60, dur: 0.20, vol: 0.35 });
    },
    brickSteelHit: () => {
      // Металлический звон — два негармоничных тона + щелчок
      tone({ type: 'sine', freq: 1800, freqEnd: 1700, dur: 0.16, vol: 0.20 });
      tone({ type: 'sine', freq: 2750, freqEnd: 2600, dur: 0.10, vol: 0.10 });
      noise({ dur: 0.03, vol: 0.15, filterFreq: 4000, filterType: 'highpass' });
    },
    brickSteelBreak: () => {
      tone({ type: 'sawtooth', freq: 1200, freqEnd: 300, dur: 0.18, vol: 0.20 });
      noise({ dur: 0.22, vol: 0.40, filterFreq: 3000, filterType: 'highpass' });
    },

    // Бонусы
    powerup:    () => arpeggio([523, 659, 784, 1047]),
    powerupEnd: () => arpeggio([784, 523], { dur: 0.10, vol: 0.12, step: 0.09 }),

    // События игры
    launch:   () => tone({ type: 'sine', freq: 300, freqEnd: 600, dur: 0.08, vol: 0.20 }),
    loseLife: () => tone({ type: 'sawtooth', freq: 400, freqEnd: 80, dur: 0.45, vol: 0.30 }),
    levelWin: () => arpeggio([523, 659, 784, 1047, 1319], { type: 'triangle', dur: 0.18, vol: 0.25, step: 0.10 }),
    victory:  () => arpeggio([523, 659, 784, 1047, 784, 1047, 1319, 1568], { type: 'triangle', dur: 0.22, vol: 0.25, step: 0.12 }),
    gameOver: () => arpeggio([392, 330, 262, 196], { type: 'sawtooth', dur: 0.30, vol: 0.20, step: 0.22 }),

    // Меню
    menuMove:   () => tone({ type: 'square', freq: 600, dur: 0.03, vol: 0.08 }),
    menuSelect: () => tone({ type: 'square', freq: 800, freqEnd: 1200, dur: 0.08, vol: 0.12 }),
  };

  function play(name) {
    const fn = sounds[name];
    if (fn) fn();
  }

  function toggleMute() {
    muted = !muted;
    if (master) master.gain.setTargetAtTime(muted ? 0 : 0.5, ctx.currentTime, 0.02);
    return muted;
  }

  return { init, play, toggleMute, isMuted: () => muted };
})();

// ── touch.js
// Сенсорное управление (работает и мышью):
//   ведение пальцем       — движение платформы (в любом месте экрана: в портретной
//                           ориентации удобно вести ниже поля, не закрывая его),
//   отпускание пальца        — запуск мяча,
//   тап по экранной кнопке   — пауза, звук, пункты меню и кнопки оверлеев,
//   тап по пустому месту     — подтверждение на экранах «игра окончена» и т.п.
//
// Геометрия кнопок описана в sketch.js (uiButtons), здесь — только работа с указателем.
// Координаты события переводятся из размера холста на экране в игровые W x H.

const TouchInput = (() => {
  let touchMode = !!(window.matchMedia && window.matchMedia('(any-pointer: coarse)').matches);
  let el = null;
  let dragId = null;   // указатель, который тянет платформу
  let tapId = null;    // указатель, нажатый мимо кнопок (тап = подтверждение)
  let btnId = null;    // указатель, удерживающий кнопку
  let heldBtn = null;  // сама кнопка — для подсветки при нажатии

  // Показывать подсказки для пальца вместо клавиш
  function isTouch() {
    return touchMode;
  }

  function heldButton() {
    return heldBtn;
  }

  // Нажали клавишу — значит клавиатура есть, возвращаем клавиатурные подсказки
  function noteKeyboard() {
    touchMode = false;
  }

  // Состояния, где тап по пустому месту работает как Enter
  function tapConfirms() {
    return [STATE.GAMEOVER, STATE.WIN, STATE.VICTORY, STATE.EXIT].includes(state);
  }

  // CSS растягивает холст, поэтому пересчитываем координаты по его размеру на экране
  function toGame(e) {
    const r = el.getBoundingClientRect();
    return {
      x: (e.clientX - r.left) / r.width * W,
      y: (e.clientY - r.top) / r.height * H,
    };
  }

  function inside(b, p) {
    return p.x >= b.x && p.x <= b.x + b.w && p.y >= b.y && p.y <= b.y + b.h;
  }

  function capture(e) {
    // Чтобы палец, уехавший за пределы элемента, не терял игру из виду
    const target = e.target && e.target.setPointerCapture ? e.target : el;
    try { target.setPointerCapture(e.pointerId); } catch (err) { /* не критично */ }
  }

  function reset() {
    dragId = null;
    tapId = null;
    btnId = null;
    heldBtn = null;
  }

  function onDown(e) {
    Sfx.init(); // аудиоконтекст создаётся только после действия пользователя
    if (e.pointerType !== 'mouse') touchMode = true;
    if (e.button !== 0) return;
    e.preventDefault();
    const p = toGame(e);

    const btn = uiButtons().find(b => inside(b, p));
    if (btn) {
      if (btnId !== null) return; // кнопку уже держит другой палец
      btnId = e.pointerId;
      heldBtn = btn;
      capture(e);
      return;
    }

    if (state === STATE.PLAY) {
      if (dragId !== null) return; // платформу уже ведёт другой палец
      dragId = e.pointerId;
      movePaddleTo(p.x);
      capture(e);
    } else if (tapId === null) {
      tapId = e.pointerId;
    }
  }

  function onMove(e) {
    if (e.pointerId === dragId) {
      if (state !== STATE.PLAY) { dragId = null; return; }
      movePaddleTo(toGame(e).x);
    } else if (e.pointerId === btnId && heldBtn && !inside(heldBtn, toGame(e))) {
      heldBtn = null; // палец ушёл с кнопки — нажатие не сработает
    }
  }

  function onUp(e) {
    const commit = e.type === 'pointerup'; // pointercancel отменяет действие
    const p = toGame(e);

    if (e.pointerId === btnId) {
      const btn = heldBtn;
      btnId = null;
      heldBtn = null;
      if (commit && btn && inside(btn, p)) btn.action();
      return;
    }

    if (e.pointerId === dragId) {
      dragId = null;
      if (commit && state === STATE.PLAY && !ball.launched) launchBall();
      return;
    }

    if (e.pointerId === tapId) {
      tapId = null;
      if (commit && tapConfirms()) confirmAction();
    }
  }

  function attach(canvasEl) {
    el = canvasEl; // по холсту пересчитываются координаты, но жесты ловим со всей страницы
    document.addEventListener('contextmenu', e => e.preventDefault());
    document.addEventListener('pointerdown', onDown);
    document.addEventListener('pointermove', onMove);
    document.addEventListener('pointerup', onUp);
    document.addEventListener('pointercancel', onUp);

    // Свернули браузер или переключили вкладку — ставим игру на паузу
    const leave = () => {
      reset();
      if (state === STATE.PLAY) togglePause();
    };
    window.addEventListener('blur', leave);
    document.addEventListener('visibilitychange', () => { if (document.hidden) leave(); });
  }

  return { attach, isTouch, heldButton, noteKeyboard, reset };
})();
